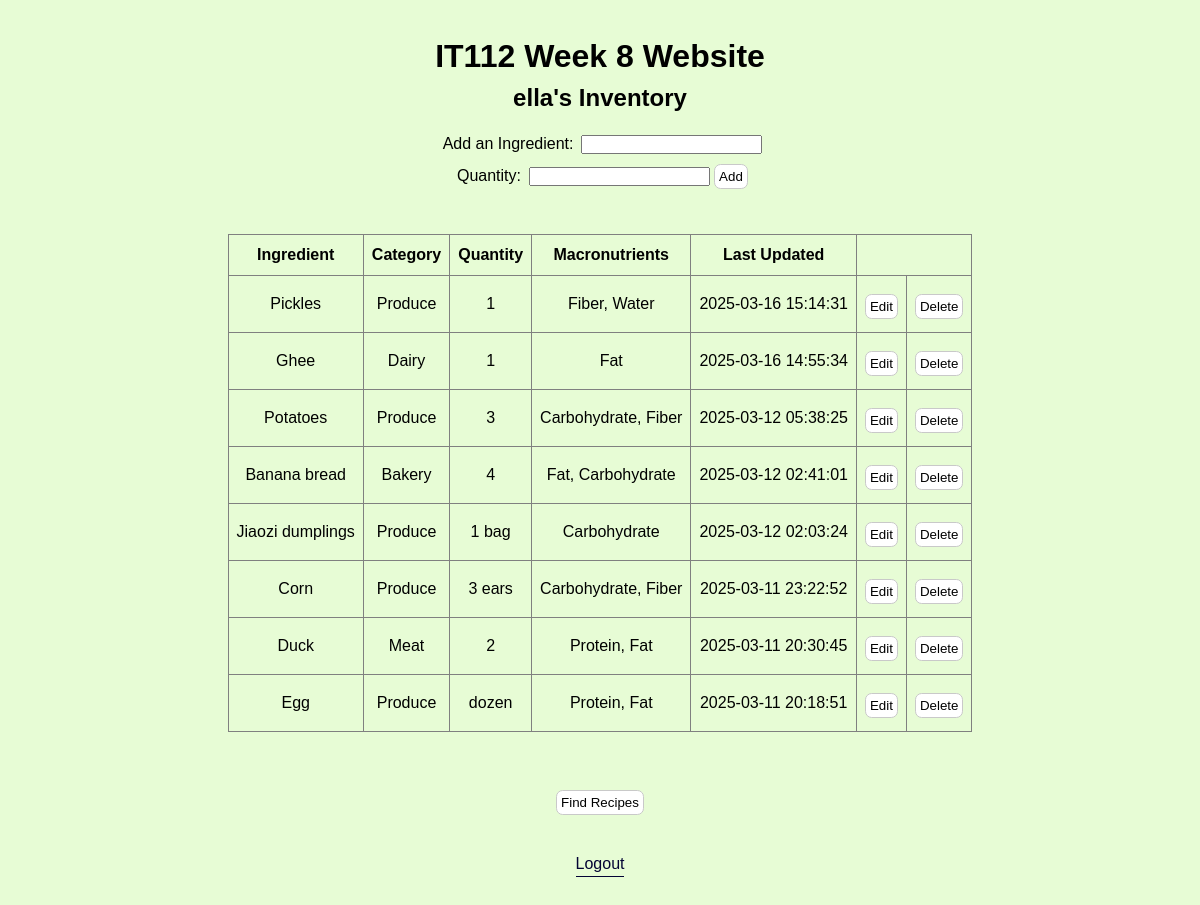
Screenshot of / (signed in) with the database file from the repository.
### tables this page shows
CREATE TABLE user (
    id INTEGER PRIMARY KEY,
    email VARCHAR UNIQUE NOT NULL,
    username TEXT UNIQUE NOT NULL,
    hashed_password TEXT NOT NULL
);

CREATE TABLE inventory (
    id INTEGER PRIMARY KEY,
    quantity TEXT DEFAULT '1',
    last_updated TIMESTAMP DEFAULT (datetime('now', 'localtime')),
    category_id INT NOT NULL,
    user_id INTEGER NOT NULL,
    ingredient_id INTEGER NOT NULL,
    FOREIGN KEY (category_id) REFERENCES category(id) ON DELETE CASCADE,
    FOREIGN KEY (user_id) REFERENCES user(id) ON DELETE CASCADE,
    FOREIGN KEY (ingredient_id) REFERENCES ingredient(id)  ON DELETE CASCADE
);

### flaskapp.py (the view)
@app.route('/', methods=['GET'])
def index():
    if 'username' not in session:
        return redirect(url_for('login'))
    db = get_db()
    cur = db.cursor()
    cur.execute("SELECT ingredient_name FROM ingredient ORDER BY ingredient_name;")
    all_ingredients = [row["ingredient_name"] for row in cur.fetchall()]
    inventory_form = InventoryForm()
    cur.execute("SELECT id FROM user WHERE username = ?", (session['username'],))
    user = cur.fetchone()
    user_id = user["id"]
    cur.execute("""
        SELECT inventory.id,
                ingredient.ingredient_name AS ingredient,
                category.category_name AS category,
                inventory.quantity,
                inventory.last_updated,
                GROUP_CONCAT(macronutrient.macro_name, ', ') AS macros
        FROM inventory
        JOIN category ON inventory.category_id = category.id
        JOIN ingredient ON inventory.ingredient_id = ingredient.id
        LEFT JOIN ingredient_macronutrient ON ingredient.id = ingredient_macronutrient.ingredient_id
        LEFT JOIN macronutrient ON ingredient_macronutrient.macronutrient_id = macronutrient.id
        WHERE inventory.user_id = ?
        GROUP BY inventory.id, ingredient.ingredient_name, category.category_name, inventory.quantity, inventory.last_updated
        ORDER BY inventory.last_updated DESC;
    """, (user_id,))
    user_inventory = cur.fetchall()
    return render_template('index.html', user_inventory = user_inventory, inventory_form=inventory_form, all_ingredients=all_ingredients, selected_inventory_id=None, update_form=UpdateForm())

### forms.py (shortened to what this page needs)
class InventoryForm(FlaskForm):
    ingredient = StringField("Add Ingredient", validators=[DataRequired(message="There is nothing to add!"), Length(min=2, max=50, message="Hmm, not sure if that's an item.")])
    quantity = StringField("Quantity", validators=[DataRequired(message="Enter a quantity.")])
    submit = SubmitField("Add")

class UpdateForm(FlaskForm):
    ingredient_id = HiddenField("Ingredient ID")
    new_name = StringField("New Name", validators=[DataRequired(), Length(min=2, max=50)])
    new_category = SelectField("New Category", choices=[("", "Select a Category")], validators=[DataRequired(message="Please select a category!")])
    quantity = StringField('Quantity', validators=[Optional()])
    macros = SelectMultipleField('Macros', validators=[Optional()])
    submit = SubmitField("Update")

### flaskapp.py (called while the page is built)
def get_db():
    db = getattr(g, '_database', None)
    if db is None:
        db = g._database = sqlite3.connect(DATABASE)
        db.row_factory = sqlite3.Row
    return db

@app.teardown_appcontext
def close_connection(exception):
    db = getattr(g, '_database', None)
    if db is not None:
        db.close()

### templates/index.html (shortened to what this page needs)
<!DOCTYPE html>
<html lang="en">
<head>
    <link rel="stylesheet" href="{{ url_for('static', filename='css/style.css') }}">
</head>
<body>
    <h1>IT112 Week 8 Website</h1>
    <h2>{{ session['username'] }}'s Inventory</h2>
    {% include 'add_ingredient.html' %}
    <main>
        {% if user_inventory %}
            <table border="1">
                <thead>
                    <tr>
                        <th>Ingredient</th>
                        <th>Category</th>
                        <th>Quantity</th>
                        <th>Macronutrients</th>
                        <th>Last Updated</th>
                    </tr>
                </thead>
                <tbody>
                    {% for item in user_inventory %}
                    <tr>
                        <td>{{ item['ingredient'] | capitalize }}</td>
                        <td>{{ item['category'] }}</td>
                        <td>{{ item['quantity'] }}</td>
                        <td>{{ item['macros'] if item['macros'] else 'None' }}</td>
                        <td>{{ item['last_updated'] }}</td>
                        <td>
                            {% with inventory=item %}
                            {% include 'update_inventory.html' %}
                        {% endwith %}
                        </td>
                        <td>
                            <form action="{{ url_for('delete_inventory', inventory_id=item.id) }}" method="POST">
                                <button type="submit" onclick="return confirm('Are you sure you want to delete this item?');">Delete</button>
                            </form>
                        </td>
                    </tr>
                    {% endfor %}
                </tbody>
            </table>
        {% else %}
            <p>Your inventory is empty. Start adding ingredients!</p>
        {% endif %}
        <form action="{{ url_for('get_recipes') }}" method="GET">
            <button type="submit">Find Recipes</button>
        </form>
    </main>
    <a class="logout" href="{{ url_for('logout') }}">Logout</a>
</body>
</html>

### templates/add_ingredient.html (shortened to what this page needs)
<form action="{{ url_for('add_ingredient') }}" method="POST" novalidate>
    <label for="ingredient">Add an Ingredient:</label>
    {{ inventory_form.ingredient(id="ingredient", list="ingredient-list") }}
    <br>
    <label for="quantity">Quantity:</label>
    {{ inventory_form.quantity(id="quantity")}}
    <button class ="inlineButton" type="submit">Add</button>
</form>

### templates/update_inventory.html (shortened to what this page needs)
{% if selected_inventory_id != inventory.id %}
<form method="GET" action="{{ url_for('update_inventory', inventory_id=inventory['id']) }}">
    <button type="submit">Edit</button>
</form>
{% endif %}

### static/css/style.css (style rules this page uses)
* { padding: 0; margin: 0; box-sizing: border-box; }
html { font-size: 100%; line-height: 1.5; font-family: 'Space Grotesk', sans-serif; background-color: #e7fcd5; }
body { display: flex; flex-direction: column; max-width: 1100px; margin: 0 auto; }
main { display: block; text-align: center; }
h1 { font-size: 2em; text-align: center; margin: 1em auto 0em; }
h2 { text-align: center; }
button { display: inline-block; }
table { margin: 1em auto 3em; border-collapse: collapse; }
td { padding: .5em; text-align: center; vertical-align: middle; }
th { padding: .5em; text-align: center; vertical-align: middle; }
form { display: inline-block; margin-top: 1em; text-align: center; }
form > button { margin-top: -1em; }
form > button.inlineButton { margin-top: 0em; }
form label { display: inline-block; margin: 0 .2em .5em .3em; }
a.logout, a.back { text-decoration: none; margin: 2em auto; color: rgb(3, 3, 52); border-bottom: .1em solid rgb(3, 3, 52); }
button { background-color: white; border: .1em rgb(201, 201, 201) solid; border-radius: .5em; padding: .3em; text-align: center; text-decoration: none; vertical-align:middle; font-family: 'Space Grotesk', sans-serif; }

### rows the page displays
user: username "ella"
inventory: ingredient "Pickles", category "Produce", quantity "1", item "Fiber, Water", last_updated "2025-03-16 15:14:31"
inventory: ingredient "Ghee", category "Dairy", quantity "1", item "Fat", last_updated "2025-03-16 14:55:34"
inventory: ingredient "Potatoes", category "Produce", quantity "3", item "Carbohydrate, Fiber", last_updated "2025-03-12 05:38:25"
inventory: ingredient "Banana bread", category "Bakery", quantity "4", item "Fat, Carbohydrate", last_updated "2025-03-12 02:41:01"
inventory: ingredient "Jiaozi dumplings", category "Produce", quantity "1 bag", item "Carbohydrate", last_updated "2025-03-12 02:03:24"
inventory: ingredient "Corn", category "Produce", quantity "3 ears", item "Carbohydrate, Fiber", last_updated "2025-03-11 23:22:52"
inventory: ingredient "Duck", category "Meat", quantity "2", item "Protein, Fat", last_updated "2025-03-11 20:30:45"
inventory: ingredient "Egg", category "Produce", quantity "dozen", item "Protein, Fat", last_updated "2025-03-11 20:18:51"
